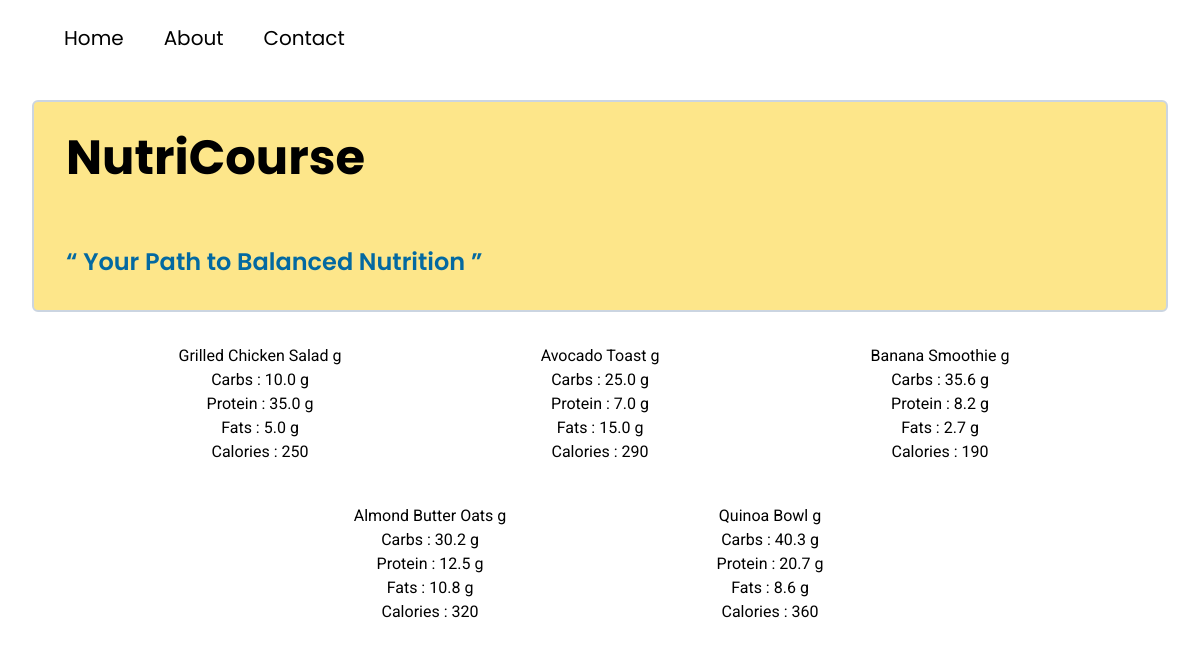
The page / on the database its author committed.
### mainapp/models.py (models this page shows, shortened)
class Food(models.Model):
    name = models.CharField( max_length = 100)
    carbs = models.FloatField()
    protien = models.FloatField()
    fats = models.FloatField()
    calories = models.IntegerField()

### mainapp/views.py (the view)
# urls.py: path('', views.index, name='index' )
def index(request):
    foods = Food.objects.all()
    context ={
        'foods':foods
    }
    return render(request, 'index.html', context)

### mainapp/templates/index.html (shortened to what this page needs)
<!DOCTYPE html>
<html lang="en">
<head>
    <script src="https://cdn.tailwindcss.com"> </script>
</head>
<body>
    <nav>
        <ul class="heading flex flex-row gap-10 text-xl justify-start my-2 p-4 ml-12">
            <li>
                <a href=""> Home</a>
            </li>
            <li>
                <a href=""> About</a>
            </li>
            <li>
                <a href=""> Contact</a>
            </li>
        </ul>
    </nav>
    <div class="heading p-8 m-8 border-2 border-slate-300 bg-amber-200 rounded-md ">
        <h1 class=" text-5xl font-bold ">
            NutriCourse
        </h1>
        <h2 class="text-2xl mt-16 text-sky-700 font-semibold">
            <q> Your Path to Balanced Nutrition </q>
        </h2>
    </div>
    <div class="content flex flex-row flex-wrap gap-10 mx-auto justify-center just  ">
        {% for food in foods  %}
            <div class=" w-1/4 flex-col text-center ">
                    <p class=""> {{ food.name }} g </p>
                    <p class=""> Carbs : {{ food.carbs }} g </p>
                    <p class=""> Protein : {{ food.protien }} g </p>
                    <p class=""> Fats :  {{ food.fats }} g </p>
                    <p class=""> Calories :  {{ food.calories }}  </p>
            </div>
        {% endfor %}
    </div>
</body>
</html>

### mainapp/templates/index.html (style rules this page uses)
.heading { font-family: "Poppins", sans-serif; }
.content { font-family:"Roboto", sans-serif ; }

### rows shown on the page
Food: name "Grilled Chicken Salad", carbs "10.0", protien "35.0", fats "5.0", calories "250"
Food: name "Avocado Toast", carbs "25.0", protien "7.0", fats "15.0", calories "290"
Food: name "Banana Smoothie", carbs "35.6", protien "8.2", fats "2.7", calories "190"
Food: name "Almond Butter Oats", carbs "30.2", protien "12.5", fats "10.8", calories "320"
Food: name "Quinoa Bowl", carbs "40.3", protien "20.7", fats "8.6", calories "360"
